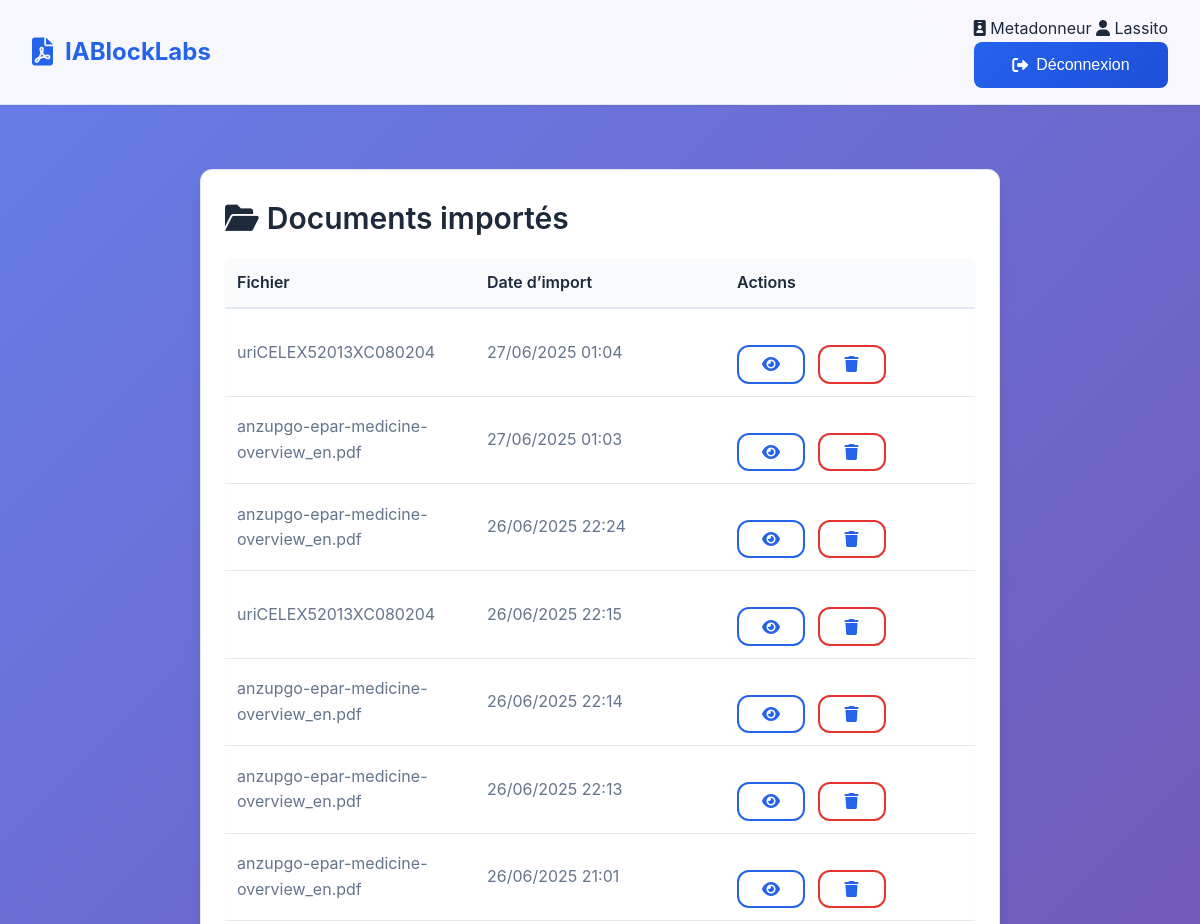
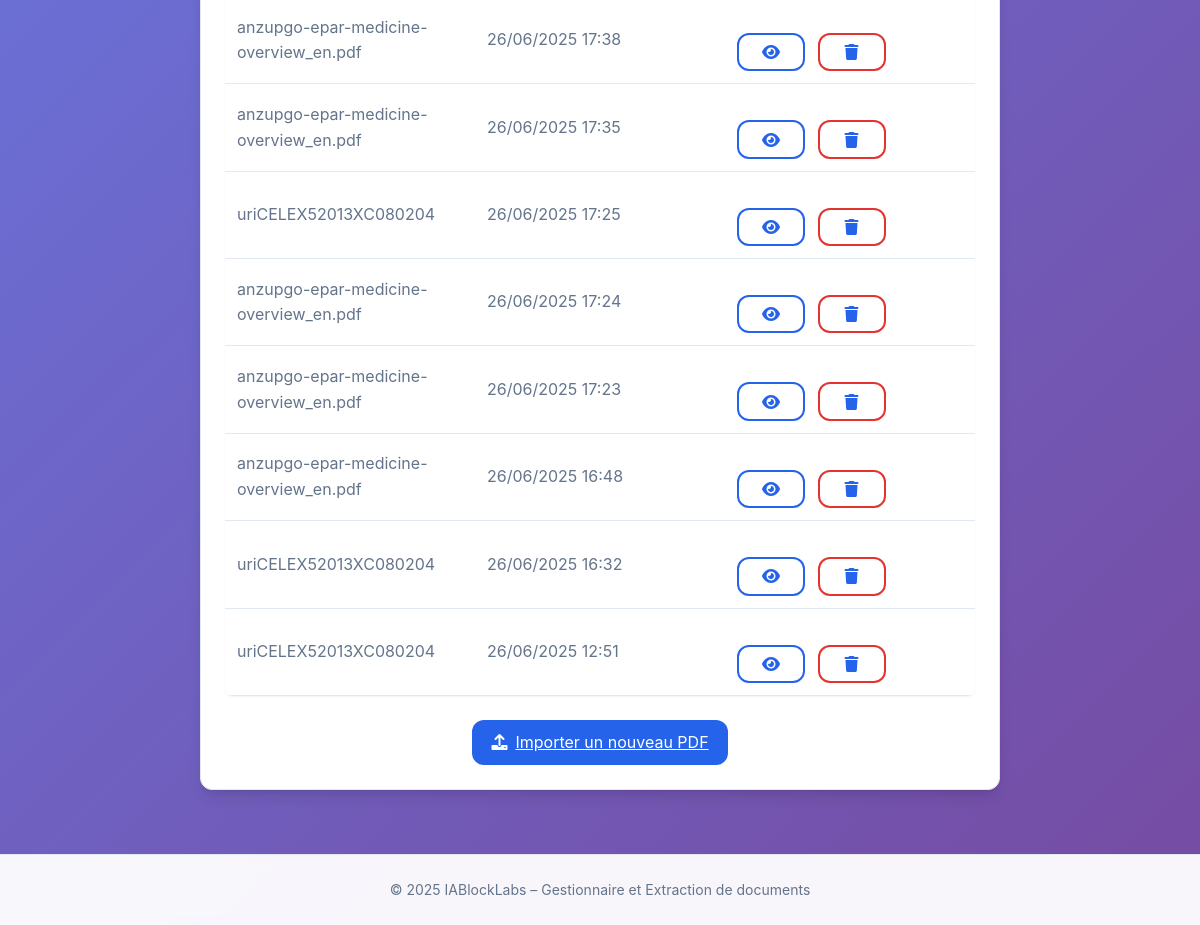
Before: /documents/ (signed in) with the older database file (2 pictures, top to bottom).
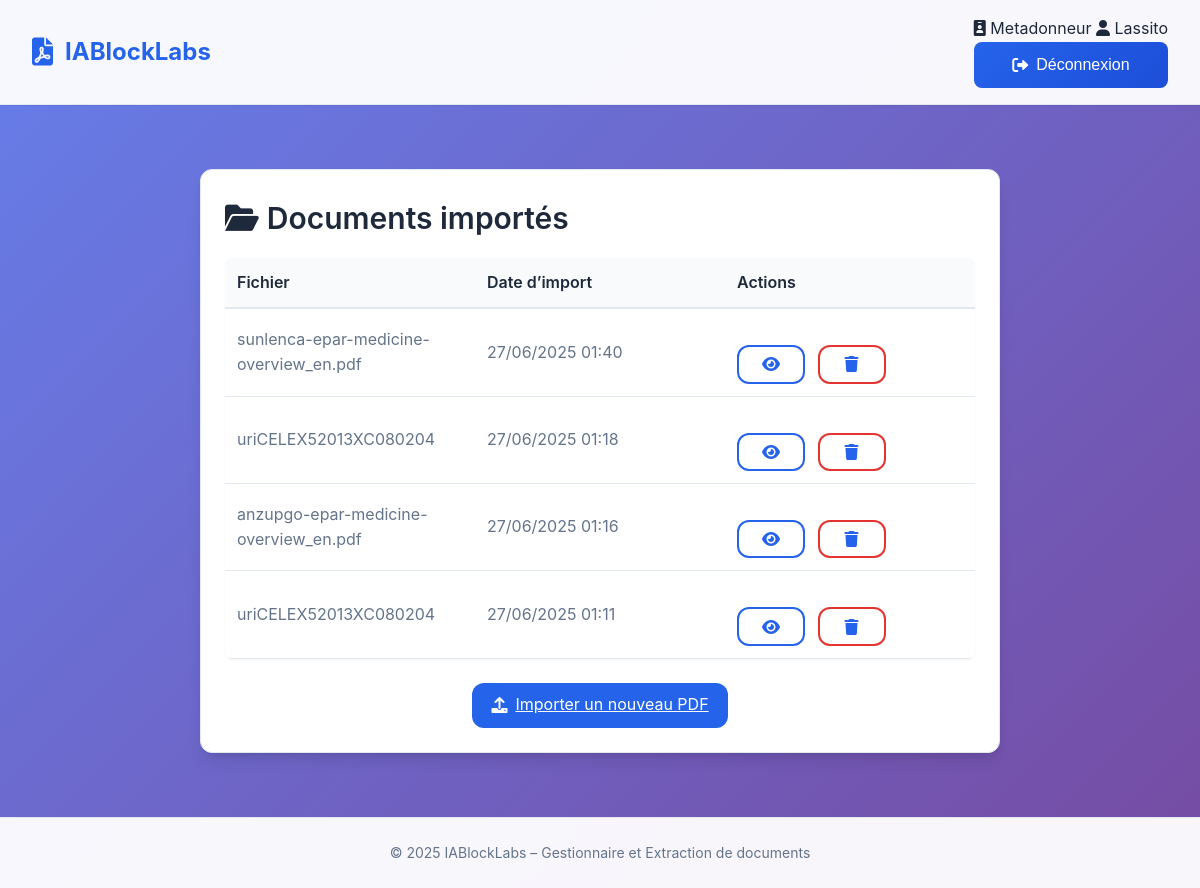
After: the same page with the newer database file.
### rawdocs/models.py (models this page shows, shortened)
class RawDocument(models.Model):
    url        = models.URLField(help_text="URL d'origine du PDF")
    file       = models.FileField(upload_to=pdf_upload_to, help_text="Fichier PDF téléchargé")
    created_at = models.DateTimeField(auto_now_add=True)
    owner = models.ForeignKey(
        settings.AUTH_USER_MODEL,
        on_delete=models.CASCADE,
        related_name='raw_documents',
        null=True,
        blank=True,
        help_text="Utilisateur qui a téléchargé ce document"
    )

### rawdocs/views.py (the view)
@login_required(login_url='rawdocs:login')
@user_passes_test(is_metadonneur, login_url='rawdocs:login')
def document_list(request):
    documents = RawDocument.objects.filter(owner=request.user).order_by('-created_at')
    return render(request, 'rawdocs/document_list.html', {
        'documents': documents
    })

### rawdocs/templatetags/rawdocs_extras.py (called while the page is built)
@register.filter
def basename(value):
    return os.path.basename(value)

### rawdocs/views.py (called while the page is built)
def is_metadonneur(user):
    return user.groups.filter(name="Metadonneur").exists()

### templates/rawdocs/document_list.html (shortened to what this page needs)
{% extends "base.html" %}
{% load rawdocs_extras %}
{% block content %}
<section class="card metadata-card">
  <h2><i class="fas fa-folder-open"></i> Documents importés</h2>
  {% if documents %}
    <table class="metadata-table">
      <thead>
        <tr>
          <th>Fichier</th>
          <th>Date d’import</th>
          <th>Actions</th>
        </tr>
      </thead>
      <tbody>
        {% for doc in documents %}
        <tr>
          <td>{{ doc.file.name|basename }}</td>
          <td>{{ doc.created_at|date:"d/m/Y H:i" }}</td>
          <td class="actions-cell">
            <a href="{% url 'rawdocs:document_metadata' doc.id %}" class="btn-outline">
              <i class="fas fa-eye"></i>
            </a>
            <form method="post"
                  action="{% url 'rawdocs:document_delete' doc.id %}">
              <button type="submit" class="btn-outline btn-delete">
                <i class="fas fa-trash"></i>
              </button>
            </form>
          </td>
        </tr>
        {% endfor %}
      </tbody>
    </table>
  {% else %}
    <p>Aucun document importé pour le moment.</p>
  {% endif %}
  <div class="upload-cell" style="margin-top:1.5rem;">
    <a href="{% url 'rawdocs:upload' %}" class="upload-cell__enter-btn">
      <i class="fas fa-upload"></i> Importer un nouveau PDF
    </a>
  </div>
</section>
{% endblock %}

Changed rows visible on the page:
removed RawDocument: file.name|basename "uriCELEX52013XC080204", created_at "27/06/2025 01:04"
removed RawDocument: file.name|basename "anzupgo-epar-medicine-overview_en.pdf", created_at "27/06/2025 01:03"
removed RawDocument: file.name|basename "anzupgo-epar-medicine-overview_en.pdf", created_at "26/06/2025 22:24"
removed RawDocument: file.name|basename "uriCELEX52013XC080204", created_at "26/06/2025 22:15"
removed RawDocument: file.name|basename "anzupgo-epar-medicine-overview_en.pdf", created_at "26/06/2025 22:14"
removed RawDocument: file.name|basename "anzupgo-epar-medicine-overview_en.pdf", created_at "26/06/2025 22:13"
removed RawDocument: file.name|basename "anzupgo-epar-medicine-overview_en.pdf", created_at "26/06/2025 21:01"
removed RawDocument: file.name|basename "anzupgo-epar-medicine-overview_en.pdf", created_at "26/06/2025 17:38"
removed RawDocument: file.name|basename "anzupgo-epar-medicine-overview_en.pdf", created_at "26/06/2025 17:35"
removed RawDocument: file.name|basename "uriCELEX52013XC080204", created_at "26/06/2025 17:25"
removed RawDocument: file.name|basename "anzupgo-epar-medicine-overview_en.pdf", created_at "26/06/2025 17:24"
removed RawDocument: file.name|basename "anzupgo-epar-medicine-overview_en.pdf", created_at "26/06/2025 17:23"
removed RawDocument: file.name|basename "anzupgo-epar-medicine-overview_en.pdf", created_at "26/06/2025 16:48"
removed RawDocument: file.name|basename "uriCELEX52013XC080204", created_at "26/06/2025 16:32"
removed RawDocument: file.name|basename "uriCELEX52013XC080204", created_at "26/06/2025 12:51"
added RawDocument: file.name|basename "sunlenca-epar-medicine-overview_en.pdf", created_at "27/06/2025 01:40"
added RawDocument: file.name|basename "uriCELEX52013XC080204", created_at "27/06/2025 01:18"
added RawDocument: file.name|basename "anzupgo-epar-medicine-overview_en.pdf", created_at "27/06/2025 01:16"
added RawDocument: file.name|basename "uriCELEX52013XC080204", created_at "27/06/2025 01:11"
